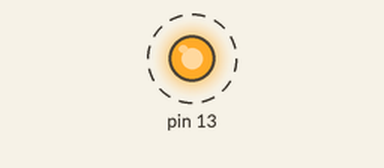
This sketch was run on a simulated Arduino Uno, built with avr-gcc and run on an emulated ATmega328P. On the bench: output pins drawn as LEDs (lit = HIGH). Dashed ring = blinking. What the sketch prints to the serial monitor is not drawn.

Above: at 5.5 s.
Timing chart, 0 to 9.6 s (numbered marks = the images above):
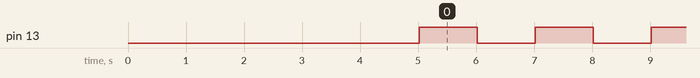

The sketch:

acrypto_arduino_tests.pde
```cpp
// (licence header left out)
/*
 *  This file includes test cases for the Arduino board.
 *  Compile in the Arduino GUI envrionment and upload to a board. We used a Duemilanovae
 *  with ATMega 328 for our tests. The ACrypto library is actually not specific to the
 *  Arduino or ATMega processor. Rather, it compiles and executes on a number of platforms.
 *  A test project for a generic PC is included in the library package.
 */

/*
 *  This is the header for the ACrypto library. See installation instructions on how to make it accessible to the
 *  Arduino environment.
 */
#include <ACrypto.h>

/*
 *  Define the tests to perform here.
 *  For some reason the Duemilanovae does not like all the tests to be included at once.
 *  My hunch (unconfirmed) is that it does not like to serial print strings.  Weird things
 *  start to happen if too many strings are present in the source code.
 */
//#define TEST_AES128_CRYPTO
//#define TEST_XTEA_CRYPTO
#define TEST_AES128_CMAC
#define TEST_AES128_CMAC_EtM

/**
 *  Setup the board and perform tests
 */
void setup() {
  // initialize the digital pin as an output.
  // Pin 13 has an LED connected on most Arduino boards:
  pinMode(13, OUTPUT);

  // Initialize the serial port
  Serial.begin(9600);
  Serial.flush();

  delay(5000);

  int retcode;

  #ifdef  TEST_AES128_CRYPTO

  Serial.print("AES128 FIPS ");
  retcode = AES_FIPS_Test();
  if ( retcode!=0 )
  {
    Serial.print("FAILED:");
    Serial.println(retcode);
  }
  else
  {
    Serial.println("PASSED");
  }

  Serial.print("AES128 ECB  ");
  retcode = AES_ECB_Test();
  if ( retcode!=0 )
  {
    Serial.print("FAILED:");
    Serial.println(retcode);
  }
  else
  {
    Serial.println("PASSED");
  }

  Serial.print("AES128 CBC  ");
  retcode = AES_CBC_Test();
  if ( retcode!=0 )
  {
    Serial.print("FAILED:");
    Serial.println(retcode);
  }
  else
  {
    Serial.println("PASSED");
  }

  #endif /* TEST_AES128_CRYPTO */

  #ifdef TEST_XTEA_CRYPTO

  Serial.print("XTEA     ");
  retcode = XTEA_Test();
  if ( retcode!=0 )
  {
    Serial.print("FAILED:");
    Serial.println(retcode);
  }
  else
  {
    Serial.println("PASSED");
  }

  Serial.print("XTEA ECB ");
  retcode = XTEA_ECB_Test();
  if ( retcode!=0 )
  {
    Serial.print("FAILED:");
    Serial.println(retcode);
  }
  else
  {
    Serial.println("PASSED");
  }

  Serial.print("XTEA CBC ");
  retcode = XTEA_CBC_Test();
  if ( retcode!=0 )
  {
    Serial.print("FAILED:");
    Serial.println(retcode);
  }
  else
  {
    Serial.println("PASSED");
  }

  #endif /* TEST_XTEA_CRYPTO */

  #ifdef TEST_AES128_CMAC

  Serial.print("AES128-CMAC ");
  retcode = AES128_CMAC_RFC4494_TEST();
  if ( retcode!=0 )
  {
    Serial.print("FAILED:");
    Serial.println(retcode);
  }
  else
  {
    Serial.println("PASSED");
  }

  #endif /* TEST_AES128_CMAC */

  #ifdef TEST_AES128_CMAC_EtM

  Serial.print("AES128-CMAC EtM ");
  retcode = AES_CMAC_EtM_Test();
  if ( retcode!=0 )
  {
    Serial.print("FAILED:");
    Serial.println(retcode);
  }
  else
  {
    Serial.println("PASSED");
  }

  #endif /* TEST_AES128_CMAC_EtM */
}

/**
 *  Loop and blink led 13 once tests are done
 */
void loop() {
  digitalWrite(13, HIGH);   // set the LED on
  delay(1000);              // wait for a second
  digitalWrite(13, LOW);    // set the LED off
  delay(1000);              // wait for a second
}

#ifdef DEBUG_PRINT_BYTES
void printBytes(unsigned char *pBytes, int dLength, int linelen=16)
{
  for(int i=0; i<dLength;i++)
  {
    if(pBytes[i]<0x10) Serial.print("0");
    Serial.print(pBytes[i],HEX);
    Serial.print(" ");
    if((i+1)%linelen==0 && (i+1)<dLength)
      Serial.print("\n");
  }
  Serial.print("\n");
}
#endif /* DEBUG_PRINT_BYTES */

/**
 *  AES-128 FIPS Test.
 *
 *  This test uses the test vectors from Appendix B of the FIPS-197 (2001) document
 */
int AES_FIPS_Test()
{
  unsigned char text[] = {0x32,0x43,0xf6,0xa8,0x88,0x5a,0x30,0x8d,0x31,0x31,0x98,0xa2,0xe0,0x37,0x07,0x34}; // FIPS test vector
  unsigned char key[] = {0x2b,0x7e,0x15,0x16,0x28,0xae,0xd2,0xa6,0xab,0xf7,0x15,0x88,0x09,0xcf,0x4f,0x3c}; // FIPS key
  unsigned char cryptoRef[] = {0x39,0x25,0x84,0x1d,0x02,0xdc,0x09,0xfb,0xdc,0x11,0x85,0x97,0x19,0x6a,0x0b,0x32};

  unsigned char original[16];
  strncpy((char *)original,(const char *)text,16);

  AES128 aes(key);
  aes.encrypt(text);
  if ( strncmp((const char *)text,(const char *)cryptoRef,16)!=0 )
    return 1;

  aes.decrypt(text);
  if ( strncmp((const char *)original,(const char *)text,16)!=0 )
    return 2;

  return 0;
}

/**
 *  AES-128 ECB test
 *
 *  This test uses test vectors from Appendix F of the NIST 800-38A (2001) document
 */
int AES_ECB_Test()
{
  unsigned char text[] = {0x6b,0xc1,0xbe,0xe2,0x2e,0x40,0x9f,0x96,0xe9,0x3d,0x7e,0x11,0x73,0x93,0x17,0x2a,
                          0xae,0x2d,0x8a,0x57,0x1e,0x03,0xac,0x9c,0x9e,0xb7,0x6f,0xac,0x45,0xaf,0x8e,0x51,
                          0x30,0xc8,0x1c,0x46,0xa3,0x5c,0xe4,0x11,0xe5,0xfb,0xc1,0x19,0x1a,0x0a,0x52,0xef,
                          0xf6,0x9f,0x24,0x45,0xdf,0x4f,0x9b,0x17,0xad,0x2b,0x41,0x7b,0xe6,0x6c,0x37,0x10};
  unsigned char key[] =  {0x2b,0x7e,0x15,0x16,0x28,0xae,0xd2,0xa6,0xab,0xf7,0x15,0x88,0x09,0xcf,0x4f,0x3c};
  unsigned char cryptoRef[] = {0x3a,0xd7,0x7b,0xb4,0x0d,0x7a,0x36,0x60,0xa8,0x9e,0xca,0xf3,0x24,0x66,0xef,0x97,
                               0xf5,0xd3,0xd5,0x85,0x03,0xb9,0x69,0x9d,0xe7,0x85,0x89,0x5a,0x96,0xfd,0xba,0xaf,
                               0x43,0xb1,0xcd,0x7f,0x59,0x8e,0xce,0x23,0x88,0x1b,0x00,0xe3,0xed,0x03,0x06,0x88,
                               0x7b,0x0c,0x78,0x5e,0x27,0xe8,0xad,0x3f,0x82,0x23,0x20,0x71,0x04,0x72,0x5d,0xd4};

  unsigned char original[64];
  strncpy((char *)original,(const char *)text,64);

  ECBMode ecbaes(atAES128,key);
  ecbaes.encrypt(text,64);
  if ( strncmp((const char *)text,(const char *)cryptoRef,64)!=0 )
    return 1;

  ecbaes.decrypt(text,64);
  if ( strncmp((const char *)original,(const char *)text,64)!=0 )
    return 2;

  return 0;
}

/**
 *  AES-128 CBC test
 *
 *  This test uses test vectors from Appendix F of the NIST 800-38A (2001) document
 */

int AES_CBC_Test()
{
  unsigned char text[] = {0x6b,0xc1,0xbe,0xe2,0x2e,0x40,0x9f,0x96,0xe9,0x3d,0x7e,0x11,0x73,0x93,0x17,0x2a,
                          0xae,0x2d,0x8a,0x57,0x1e,0x03,0xac,0x9c,0x9e,0xb7,0x6f,0xac,0x45,0xaf,0x8e,0x51,
                          0x30,0xc8,0x1c,0x46,0xa3,0x5c,0xe4,0x11,0xe5,0xfb,0xc1,0x19,0x1a,0x0a,0x52,0xef,
                          0xf6,0x9f,0x24,0x45,0xdf,0x4f,0x9b,0x17,0xad,0x2b,0x41,0x7b,0xe6,0x6c,0x37,0x10};
  unsigned char key[] = {0x2b,0x7e,0x15,0x16,0x28,0xae,0xd2,0xa6,0xab,0xf7,0x15,0x88,0x09,0xcf,0x4f,0x3c};
  unsigned char IV[] = {0x00,0x01,0x02,0x03,0x04,0x05,0x06,0x07,0x08,0x09,0x0a,0x0b,0x0c,0x0d,0x0e,0x0f};
  unsigned char cryptoRef[] = {0x76,0x49,0xab,0xac,0x81,0x19,0xb2,0x46,0xce,0xe9,0x8e,0x9b,0x12,0xe9,0x19,0x7d,
                               0x50,0x86,0xcb,0x9b,0x50,0x72,0x19,0xee,0x95,0xdb,0x11,0x3a,0x91,0x76,0x78,0xb2,
                               0x73,0xbe,0xd6,0xb8,0xe3,0xc1,0x74,0x3b,0x71,0x16,0xe6,0x9e,0x22,0x22,0x95,0x16,
                               0x3f,0xf1,0xca,0xa1,0x68,0x1f,0xac,0x09,0x12,0x0e,0xca,0x30,0x75,0x86,0xe1,0xa7};

  unsigned char original[64];
  strncpy((char *)original,(const char *)text,64);

  CBCMode cbcaes(atAES128,key);
  cbcaes.encrypt(text,64,IV);
  if ( strncmp((const char *)text,(const char *)cryptoRef,64)!=0 )
    return 1;

  cbcaes.decrypt(text,64,IV);
  if ( strncmp((const char *)original,(const char *)text,64)!=0 )
    return 2;

  return 0;
}

/**
 *  XTEA test
 *
 *  Official XTEA test vectors are hard to find.
 *  Can perhaps use http://www.freemedialibrary.com/index.php/XTEA_test_vectors but at the moment we
 *  let suffice that encrypted and decrypted texts match.
 */
int XTEA_Test()
{
  unsigned char key[] = {0x00,0x01,0x02,0x03,0x04,0x05,0x06,0x07,0x08,0x09,0x0a,0x0b,0x0c,0x0d,0x0e,0x0f};
  unsigned char text[] = {0x41,0x42,0x43,0x44,0x45,0x46,0x47,0x48};

  unsigned char original[8];
  strncpy((char *)original,(const char *)text,8);

  XTEA xtea(key);
  xtea.encrypt(text);
  xtea.decrypt(text);
  if ( strncmp((const char *)original,(const char *)text,8)!=0 )
    return 1;

  return 0;
}

/**
 *  Test of XTEA in ECB mode.
 */
int XTEA_ECB_Test()
{
  unsigned char key[] = {0x00,0x01,0x02,0x03,0x04,0x05,0x06,0x07,0x08,0x09,0x0a,0x0b,0x0c,0x0d,0x0e,0x0f};
  unsigned char text[] = {0x41,0x42,0x43,0x44,0x45,0x46,0x47,0x48,
                          0x41,0x42,0x43,0x44,0x45,0x46,0x47,0x48,
                          0x41,0x42,0x43,0x44,0x45,0x46,0x47,0x48,
                          0x41,0x42,0x43,0x44,0x45,0x46,0x47,0x48};
  unsigned char original[32];
  strncpy((char *)original,(const char *)text,32);

  ECBMode ecbxtea(atXTEA,key);
  ecbxtea.encrypt(text,32);
  ecbxtea.decrypt(text,32);
  if ( strncmp((const char *)original,(const char *)text,8)!=0 )
    return 1;

  return 0;
}

/**
 *  Test of XTEA in CBC mode
 */
int XTEA_CBC_Test()
{
  unsigned char key[] = {0x2b,0x7e,0x15,0x16,0x28,0xae,0xd2,0xa6,0xab,0xf7,0x15,0x88,0x09,0xcf,0x4f,0x3c};
  unsigned char text[] = {0x41,0x42,0x43,0x44,0x45,0x46,0x47,0x48,
                          0x41,0x42,0x43,0x44,0x45,0x46,0x47,0x48,
                          0x41,0x42,0x43,0x44,0x45,0x46,0x47,0x48,
                          0x41,0x42,0x43,0x44,0x45,0x46,0x47,0x48};
  unsigned char IV[] = {0x0,0x01,0x02,0x03,0x04,0x05,0x06,0x07,0x08,0x09,0x0a,0x0b,0x0c,0x0d,0x0e,0x0f};
  unsigned char original[32];
  strncpy((char *)original,(const char *)text,32);

  CBCMode cbcxtea(atXTEA,key);
  cbcxtea.encrypt(text,32,IV);
  cbcxtea.decrypt(text,32,IV);
  if ( strncmp((const char *)original,(const char *)text,8)!=0 )
    return 1;

  return 0;
}

/**
 *  Test of AES128 CMAC. Use tests from RFC4494
 */
int AES128_CMAC_RFC4494_TEST()
{
  unsigned char CMAC0[] =
    {0xbb, 0x1d, 0x69, 0x29, 0xe9, 0x59, 0x37, 0x28,
     0x7f, 0xa3, 0x7d, 0x12, 0x9b, 0x75, 0x67, 0x46};
  unsigned char CMAC16[] =
    {0x07, 0x0a, 0x16, 0xb4, 0x6b, 0x4d, 0x41, 0x44,
     0xf7, 0x9b, 0xdd, 0x9d, 0xd0, 0x4a, 0x28, 0x7c};
  unsigned char CMAC40[] =
    {0xdf, 0xa6, 0x67, 0x47, 0xde, 0x9a, 0xe6, 0x30,
     0x30, 0xca, 0x32, 0x61, 0x14, 0x97, 0xc8, 0x27};
  unsigned char CMAC64[] =
    {0x51, 0xf0, 0xbe, 0xbf, 0x7e, 0x3b, 0x9d, 0x92,
     0xfc, 0x49, 0x74, 0x17, 0x79, 0x36, 0x3c, 0xfe};

  unsigned char K[] =
    {0x2b,0x7e,0x15,0x16,0x28,0xae,0xd2,0xa6,
     0xab,0xf7,0x15,0x88,0x09,0xcf,0x4f,0x3c};

  unsigned char M[] =
    {0x6b, 0xc1, 0xbe, 0xe2, 0x2e, 0x40, 0x9f, 0x96,
     0xe9, 0x3d, 0x7e, 0x11, 0x73, 0x93, 0x17, 0x2a,
     0xae, 0x2d, 0x8a, 0x57, 0x1e, 0x03, 0xac, 0x9c,
     0x9e, 0xb7, 0x6f, 0xac, 0x45, 0xaf, 0x8e, 0x51,
     0x30, 0xc8, 0x1c, 0x46, 0xa3, 0x5c, 0xe4, 0x11,
     0xe5, 0xfb, 0xc1, 0x19, 0x1a, 0x0a, 0x52, 0xef,
     0xf6, 0x9f, 0x24, 0x45, 0xdf, 0x4f, 0x9b, 0x17,
     0xad, 0x2b, 0x41, 0x7b, 0xe6, 0x6c, 0x37, 0x10};

  unsigned char CMAC[] =
    {0x0,0x0,0x0,0x0,0x0,0x0,0x0,0x0,
     0x0,0x0,0x0,0x0,0x0,0x0,0x0,0x0};

  AES128_CMAC cmac(K);

  cmac.mac(M,0,CMAC);
  if ( strncmp((const char *)CMAC, (const char *)CMAC0, 16)!=0 )
    return 1;

  cmac.mac(M,16,CMAC);
  if ( strncmp((const char *)CMAC, (const char *)CMAC16, 16)!=0 )
    return 2;

  cmac.mac(M,40,CMAC);
  if ( strncmp((const char *)CMAC, (const char *)CMAC40, 16)!=0 )
    return 3;

  cmac.mac(M,64,CMAC);
  if ( strncmp((const char *)CMAC, (const char *)CMAC64, 16)!=0 )
    return 4;

  // This is expected to pass
  if ( !cmac.verify(M, 64, CMAC) )
    return 5;

  // This is expected to fail
  if ( cmac.verify(M, 64, CMAC40) )
    return 6;

  return 0;
}

/**
 *  Test of Encrypt-then-MAC authenticating encryption.
 *  This is a composition of encryption using AES-128 and CMAC using AES128-CMAC.
 *  See Bellare & Namprempre (2007)
 */
int AES_CMAC_EtM_Test()
{
  // This is the FIPS test vector
  unsigned char text[] = {0x32,0x43,0xf6,0xa8,0x88,0x5a,0x30,0x8d,0x31,0x31,0x98,0xa2,0xe0,0x37,0x07,0x34};
  unsigned char key[] = {0x2b,0x7e,0x15,0x16,0x28,0xae,0xd2,0xa6,0xab,0xf7,0x15,0x88,0x09,0xcf,0x4f,0x3c};
  unsigned char IV[] = {0x00,0x00,0x00,0x00,0x00,0x00,0x00,0x00,0x00,0x00,0x00,0x00,0x00,0x00,0x00,0x00};
  unsigned char cryptoRef[] = {0x39,0x25,0x84,0x1d,0x02,0xdc,0x09,0xfb,0xdc,0x11,0x85,0x97,0x19,0x6a,0x0b,0x32};

  unsigned char original[16];
  strncpy((char *)original,(const char *)text,16);

  unsigned char buf[16+16]; // Make a buffer for the message with 16 bytes extra for the tag
  memcpy(buf,text,16);

  AES128CBC_CMAC_EtM etm(key,key); // Note: same key used here for encryption and
                                   // MAC which is usually not a good cryptogrphic practice
  etm.encryptAndTag(buf,16,IV);
  if ( strncmp((const char *)buf,(const char *)cryptoRef,16)!=0 )
    return 1;

  // Verification should of course pass
  if ( !etm.verify(buf,16) )
    return 2;

  if ( !etm.decryptAndVerify(buf,16,IV) )
    return 3;

  if ( strncmp((const char *)original,(const char *)buf,16)!=0 )
    return 4;

  return 0;
}
```

Measured:
- by itself, pin 13: alternates HIGH for 1.0 s and LOW for 1.0 s
